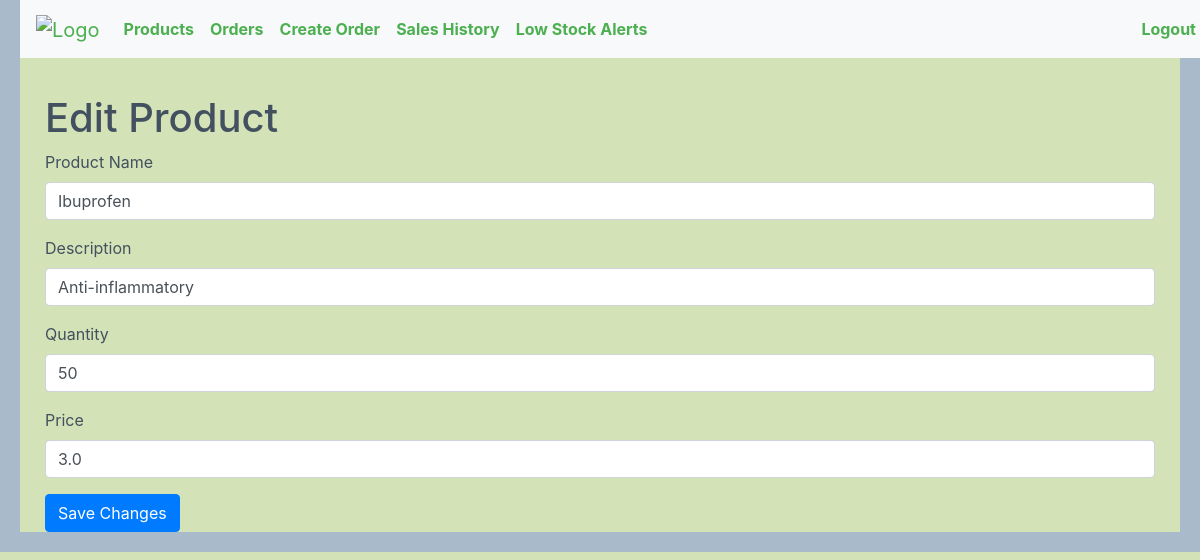
The app's page /edit_product/2 (signed in) with its own data.
### app/models.py (models this page shows)
class Product(db.Model):
    id = db.Column(db.Integer, primary_key=True)
    name = db.Column(db.String(100), nullable=False)
    description = db.Column(db.String(200), nullable=False)
    quantity = db.Column(db.Integer, nullable=False)
    price = db.Column(db.Float, nullable=False)
    order_Items = db.relationship('OrderItem', backref='product' , cascade='all, delete')

### app/routes.py (the view, shortened to what this page needs)
@app.route('/edit_product/<int:product_id>', methods=['GET', 'POST'])
@login_required
def edit_product(product_id):
    product = Product.query.get_or_404(product_id)
    form = AddProductForm()
    return render_template('edit_product.html', form=form, product=product)

### app/forms.py
class AddProductForm(FlaskForm):
    name = StringField('Product Name', validators=[DataRequired()])
    description = StringField('Description')
    quantity = IntegerField('Quantity', validators=[DataRequired()])
    price = FloatField('Price', validators=[DataRequired()])
    submit = SubmitField('Add Product')

### app/routes.py (called while the page is built)
def login_required(f):
    @wraps(f)
    def decorated_function(*args, **kwargs):
        if 'user_id' not in session:
            flash('You need to be logged in to access this page.')
            return redirect(url_for('login'))
        return f(*args, **kwargs)
    return decorated_function

### app/templates/edit_product.html (shortened to what this page needs)
{% extends 'base.html' %}
{% block content %}
<h1>Edit Product</h1>
<form method="POST" action="">
    <div class="form-group">
        {{ form.name.label }} {{ form.name(class_='form-control', value=product.name) }}
    </div>
    <div class="form-group">
        {{ form.description.label }} {{ form.description(class_='form-control', value=product.description) }}
    </div>
    <div class="form-group">
        {{ form.quantity.label }} {{ form.quantity(class_='form-control', value=product.quantity) }}
    </div>
    <div class="form-group">
        {{ form.price.label }} {{ form.price(class_='form-control', value=product.price) }}
    </div>
    <button type="submit" class="btn btn-primary">Save Changes</button>
</form>
{% endblock %}

### app/templates/base.html (style rules this page uses)
body { background-color: #D3E3B7; color: #42505f; border: 20px solid #a9bacb; }

### records on screen
Product: name "Ibuprofen", description "Anti-inflammatory", quantity "50", price "3.0"
